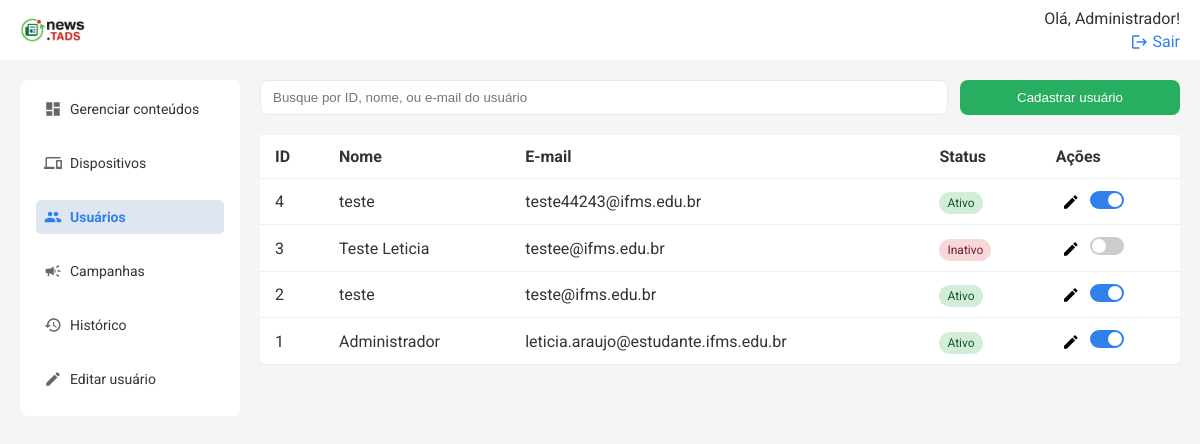
Screenshot of /api/users/list (signed in) with the database file from the repository.
### models.py (models this page shows)
class User(db.Model):
    id = db.Column(db.Integer, primary_key=True)
    name = db.Column(db.String(50), nullable=False)
    email = db.Column(db.String(120), nullable=False, unique=True)
    status = db.Column(db.String(10), nullable=False, default='Ativo')
    senha = db.Column(db.String(100), nullable=False)
    logs = db.relationship('Log', backref=db.backref('user'))
    is_admin = db.Column(db.Boolean, default=False)
    @property
    def is_active(self):
        return self.status == 'Ativo'

### routes/users.py (the view)
@users_bp.route('/list', methods=['GET'])
@login_required
@admin_required
def listar_usuarios():
    users = User.query.order_by(User.id.desc()).all()
    return render_template('usuarios.html', users=users, current_user_id=session.get('user_id'))

### templates/usuarios.html (shortened to what this page needs)
{% extends 'base.html' %} {% block title %}Usuários{% endblock %} {% block
content %}
<div class="search-cta">
    <input
        type="text"
        placeholder="Busque por ID, nome, ou e-mail do usuário"
        class="search"
        id="buscaUsuarios"
    />
    <button class="btn" onclick="openModal()">Cadastrar usuário</button>
</div>
<div class="table-wrapper">
    <table class="table">
        <thead>
            <tr>
                <th>ID</th>
                <th>Nome</th>
                <th>E-mail</th>
                <th>Status</th>
                <th>Ações</th>
            </tr>
        </thead>
        <tbody id="userTableBody">
            {% for user in users %}
            <tr>
                <td>{{ user.id }}</td>
                <td>{{ user.name }}</td>
                <td>{{ user.email }}</td>
                <td>
                    <span
                        class="status {{ 'ativo' if user.is_active else 'inativo' }}"
                    >
                        {{ 'Ativo' if user.is_active else 'Inativo' }}
                    </span>
                </td>
                <td>
                    <button
                        class="edit"
                        title="Editar usuário"
                        onclick="editUser('{{ user.id }}')"
                    >
                        <span class="material-icons">edit</span>
                    </button>
                    <label class="switch" title="Ativar/Inativar usuário">
                        <span class="slider"></span>
                    </label>
                </td>
            </tr>
            {% endfor %}
        </tbody>
    </table>
</div>
{% endblock %}

### templates/topo.html (shortened to what this page needs)
<header class="topbar">
    <a href="{{ url_for('conteudos.listar_conteudos') }}" class="logo-topo">
        <img
            src="{{ url_for('static', filename='images/if_news.png') }}"
            alt="IFMS Logo"
            style="height: 24px; vertical-align: middle; margin-right: 8px"
        />
    </a>
    <div class="profile">
        {% if session['user_name'] %}
        <span>Olá, {{ session['user_name'] }}!</span>
        <a href="{{ url_for('auth.logout') }}">
            <span class="material-icons">logout</span>
            Sair
        </a>
        {% else %}
        <a href="{{ url_for('auth.login_usuario') }}">Entrar</a>
        {% endif %}
    </div>
</header>

### static/css/styles.css (style rules this page uses)
* { box-sizing: border-box; }
body { margin: 0; font-family: 'Roboto', sans-serif; color: #333; background-color: #f5f5f5; }
.table-wrapper { flex: 1; overflow-y: auto; }
.table thead th { position: sticky; top: 0; background: white; z-index: 1; }
.topbar { width: 100%; background: #ffffff; padding-inline: 20px; box-sizing: border-box; display: flex; justify-content: space-between; align-items: center; position: fixed; top: 0; left: 0; height: 60px; z-index: 100; }
.topbar .profile a { text-align: right; font-size: 16px; color: #2f80ed; text-decoration: none; display: flex; align-items: center; gap: 4px; }
.topbar .profile a .material-icons { font-size: 16px; }
.profile { display: flex; flex-direction: column; align-items: flex-end; gap: 4px; }
.search-cta { display: flex; gap: 12px; margin-bottom: 20px; }
.search { padding: 8px 12px; width: 100%; border: 1px solid #e9e9e9; border-radius: 8px; outline: none; }
.btn { background: #27ae60; color: white; border: none; padding: 10px 15px; border-radius: 8px; min-width: 220px; }
button { cursor: pointer; }
.table { width: 100%; border-collapse: collapse; background: white; border-radius: 8px; }
.table th, .table td { padding: 12px 15px; border-bottom: 1px solid #eee; vertical-align: middle; }
.table th { text-align: left; }
.status { padding: 4px 8px; border-radius: 12px; font-size: 12px; }
.status.ativo { background: #d4edda; color: #155724; }
.status.inativo { background: #f8d7da; color: #721c24; }
.edit { background: none; border: none; cursor: pointer; }
.material-icons { font-size: 18px !important; vertical-align: middle; }
.switch { position: relative; display: inline-block; width: 34px; height: 18px; }
.slider { position: absolute; cursor: pointer; top: 0; left: 0; right: 0; bottom: 0; background-color: #ccc; transition: 0.4s; border-radius: 18px; }
.slider:before { position: absolute; content: ''; height: 14px; width: 14px; left: 2px; bottom: 2px; background-color: white; transition: 0.4s; border-radius: 50%; }
input:checked + .slider { background-color: #2f80ed; }
input:checked + .slider:before { transform: translateX(16px); }

### rows the page displays
User: user_name "Administrador", id "1", name "Administrador", email "leticia.araujo@estudante.ifms.edu.br", status "Ativo"
User: id "4", name "teste", email "teste44243@ifms.edu.br", status "Ativo"
User: id "3", name "Teste Leticia", email "testee@ifms.edu.br", status "Inativo"
User: id "2", name "teste", email "teste@ifms.edu.br", status "Ativo"
